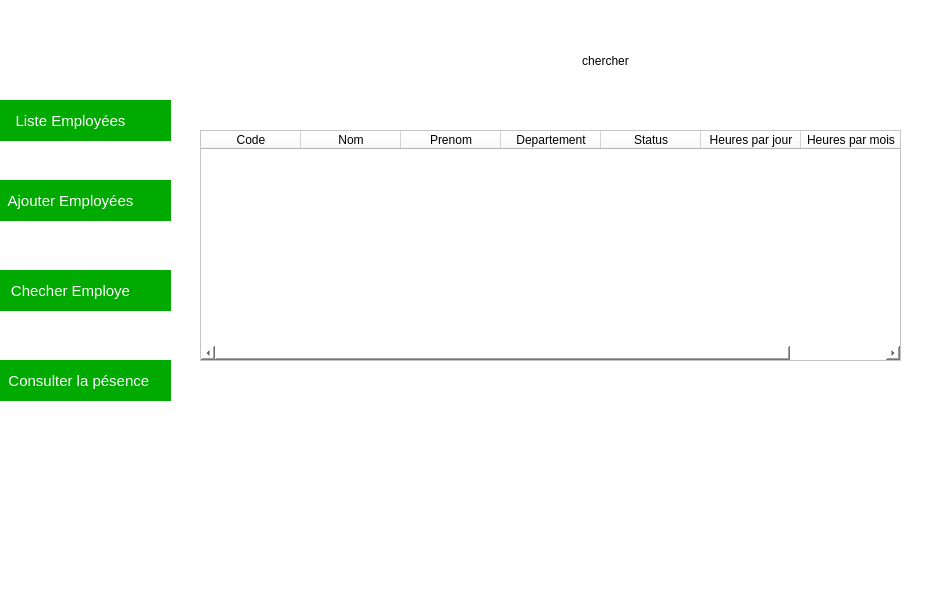
<?xml version="1.0" encoding="UTF-8"?>
<ui version="4.0">
 <class>MainWindow</class>
 <widget class="QMainWindow" name="MainWindow">
  <property name="geometry">
   <rect>
    <x>0</x>
    <y>0</y>
    <width>925</width>
    <height>600</height>
   </rect>
  </property>
  <property name="windowTitle">
   <string>MainWindow</string>
  </property>
  <property name="styleSheet">
   <string notr="true">background-color:#fff;</string>
  </property>
  <widget class="QWidget" name="centralwidget">
   <widget class="QGraphicsView" name="navbar">
    <property name="geometry">
     <rect>
      <x>0</x>
      <y>0</y>
      <width>161</width>
      <height>591</height>
     </rect>
    </property>
    <property name="styleSheet">
     <string notr="true">border:none</string>
    </property>
   </widget>
   <widget class="QPushButton" name="pushButton">
    <property name="geometry">
     <rect>
      <x>-30</x>
      <y>100</y>
      <width>201</width>
      <height>41</height>
     </rect>
    </property>
    <property name="font">
     <font>
      <pointsize>-1</pointsize>
     </font>
    </property>
    <property name="mouseTracking">
     <bool>false</bool>
    </property>
    <property name="autoFillBackground">
     <bool>false</bool>
    </property>
    <property name="styleSheet">
     <string notr="true">border:none;
color: rgb(255, 255, 255);

background-color: rgb(0, 170, 0);
border-radius:90%;
font-size:15px;</string>
    </property>
    <property name="text">
     <string>Liste Employées</string>
    </property>
   </widget>
   <widget class="QPushButton" name="pushButton_2">
    <property name="geometry">
     <rect>
      <x>-30</x>
      <y>180</y>
      <width>201</width>
      <height>41</height>
     </rect>
    </property>
    <property name="font">
     <font>
      <pointsize>-1</pointsize>
     </font>
    </property>
    <property name="mouseTracking">
     <bool>false</bool>
    </property>
    <property name="autoFillBackground">
     <bool>false</bool>
    </property>
    <property name="styleSheet">
     <string notr="true">border:none;
color: rgb(255, 255, 255);

background-color: rgb(0, 170, 0);
border-radius:90%;
font-size:15px;</string>
    </property>
    <property name="text">
     <string>Ajouter Employées</string>
    </property>
   </widget>
   <widget class="QPushButton" name="pushButton_3">
    <property name="geometry">
     <rect>
      <x>-30</x>
      <y>270</y>
      <width>201</width>
      <height>41</height>
     </rect>
    </property>
    <property name="font">
     <font>
      <pointsize>-1</pointsize>
     </font>
    </property>
    <property name="mouseTracking">
     <bool>false</bool>
    </property>
    <property name="autoFillBackground">
     <bool>false</bool>
    </property>
    <property name="styleSheet">
     <string notr="true">border:none;
color: rgb(255, 255, 255);

background-color: rgb(0, 170, 0);
border-radius:90%;
font-size:15px;</string>
    </property>
    <property name="text">
     <string>Checher Employe</string>
    </property>
   </widget>
   <widget class="QTableWidget" name="tableWidget">
    <property name="geometry">
     <rect>
      <x>200</x>
      <y>130</y>
      <width>701</width>
      <height>231</height>
     </rect>
    </property>
    <property name="styleSheet">
     <string notr="true"/>
    </property>
    <column>
     <property name="text">
      <string>Code</string>
     </property>
    </column>
    <column>
     <property name="text">
      <string>Nom</string>
     </property>
    </column>
    <column>
     <property name="text">
      <string>Prenom</string>
     </property>
    </column>
    <column>
     <property name="text">
      <string>Departement</string>
     </property>
    </column>
    <column>
     <property name="text">
      <string>Status</string>
     </property>
    </column>
    <column>
     <property name="text">
      <string>Heures par jour</string>
     </property>
    </column>
    <column>
     <property name="text">
      <string>Heures par mois</string>
     </property>
    </column>
   </widget>
   <widget class="QPushButton" name="pushButton_4">
    <property name="geometry">
     <rect>
      <x>-30</x>
      <y>360</y>
      <width>201</width>
      <height>41</height>
     </rect>
    </property>
    <property name="font">
     <font>
      <pointsize>-1</pointsize>
     </font>
    </property>
    <property name="mouseTracking">
     <bool>false</bool>
    </property>
    <property name="autoFillBackground">
     <bool>false</bool>
    </property>
    <property name="styleSheet">
     <string notr="true">border:none;
color: rgb(255, 255, 255);

background-color: rgb(0, 170, 0);
border-radius:90%;
font-size:15px;</string>
    </property>
    <property name="text">
     <string>    Consulter la pésence</string>
    </property>
   </widget>
   <widget class="QLineEdit" name="lineEdit">
    <property name="geometry">
     <rect>
      <x>400</x>
      <y>40</y>
      <width>241</width>
      <height>41</height>
     </rect>
    </property>
    <property name="styleSheet">
     <string notr="true">border:none</string>
    </property>
   </widget>
   <widget class="QPushButton" name="pushButton_5">
    <property name="geometry">
     <rect>
      <x>570</x>
      <y>40</y>
      <width>71</width>
      <height>41</height>
     </rect>
    </property>
    <property name="styleSheet">
     <string notr="true">border:none</string>
    </property>
    <property name="text">
     <string>chercher</string>
    </property>
   </widget>
  </widget>
  <widget class="QMenuBar" name="menubar">
   <property name="geometry">
    <rect>
     <x>0</x>
     <y>0</y>
     <width>925</width>
     <height>21</height>
    </rect>
   </property>
  </widget>
  <widget class="QStatusBar" name="statusbar"/>
 </widget>
 <resources/>
 <connections/>
</ui>
